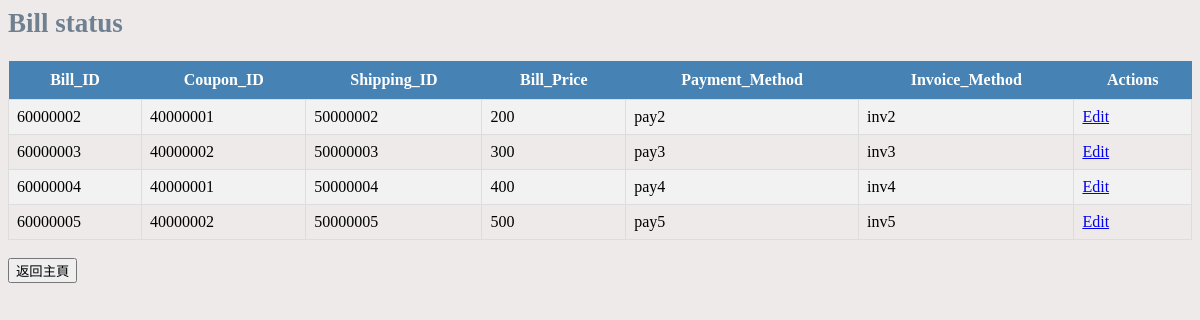
/bill_status.php, run on the app's committed database.
### tables this page shows
CREATE TABLE BILL (
    Bill_ID CHAR(8), 
    Coupon_ID CHAR(8), 
    Shipping_ID CHAR(8), 
    Bill_Price INT, 
    Payment_Method VARCHAR(50), 
    Invoice_Method VARCHAR(50),
    Credit_Card VARCHAR(30),
    PRIMARY KEY(Bill_ID),
    FOREIGN KEY(Coupon_ID) REFERENCES COUPON(Coupon_ID),
    FOREIGN KEY(Shipping_ID) REFERENCES SHIPPING(Shipping_ID)
);

### bill_status.php (the view, shortened to what this page needs)
<?php
include("PDO_connect.php");
$sql = "SELECT * FROM BILL";
$result = $pdo->query($sql);
?>
<!DOCTYPE html>
<html>
<head>
    <link rel="stylesheet" type="text/css" href="style.php">
</head>
<body>
    <h2>Bill status</h2>
    <table id="books">
    <tr>
            <th>Bill_ID</th>
            <th>Coupon_ID</th>
            <th>Shipping_ID</th>
            <th>Bill_Price</th>
            <th>Payment_Method</th>
            <th>Invoice_Method</th>
            <th>Actions</th>
    </tr>
    <?php
        while ($row = $result->fetch(PDO::FETCH_ASSOC)) {
        echo "<tr><td>" . $row['Bill_ID'] . "</td><td>" . $row['Coupon_ID'] . "</td><td>" . $row['Shipping_ID'] . "</td><td>" . $row['Bill_Price'] . "</td><td>" . $row['Payment_Method'] . "</td><td>" . $row['Invoice_Method'] . "</td>";
        echo "<td><a href='edit_bill.php?bill_id=" . $row['Bill_ID'] . "'>Edit</a></td></tr>";
        }
        echo "</table>";
?>
<br>
<a href="manage.php"><input type="submit" name="button" value="返回主頁"></a>
</body>
</html>

### data on the page
bill: Bill_ID "60000002", Coupon_ID "40000001", Shipping_ID "50000002", Bill_Price "200", Payment_Method "pay2", Invoice_Method "inv2"
bill: Bill_ID "60000003", Coupon_ID "40000002", Shipping_ID "50000003", Bill_Price "300", Payment_Method "pay3", Invoice_Method "inv3"
bill: Bill_ID "60000004", Coupon_ID "40000001", Shipping_ID "50000004", Bill_Price "400", Payment_Method "pay4", Invoice_Method "inv4"
bill: Bill_ID "60000005", Coupon_ID "40000002", Shipping_ID "50000005", Bill_Price "500", Payment_Method "pay5", Invoice_Method "inv5"
